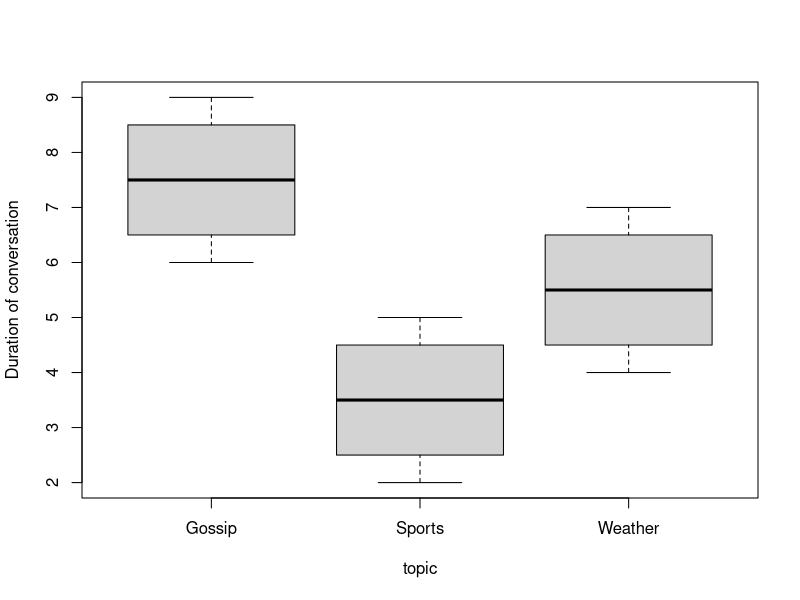

The R source for this figure:
# Assess strenght of association between nominal and numeric variables using --- lm

data.df <- data.frame(
        topic = c(rep(c("Gossip", "Sports", "Weather"), each = 4)),
        duration  = c(6:9, 2:5, 4:7)
)
print(data.df)
boxplot(duration ~ topic, data = data.df, ylab = "Duration of conversation")

#model using lm against each other
model.lm <- lm(duration ~ topic, data = data.df)
summary(model.lm)

# R^2 = coefficient of determination. = 0.6809
# sqrt(R^2) = multiple correlation coefficient

rsq<- summary(model.lm)$r.squared
sqrt(rsq)

#sqrt(R^2) = 0.825137. 
# This represents correlation between the observed durations and predicted durations

print(model.lm$fitted)

#check pearson correlation between fitted and observed

cor.test(data.df$duration, model.lm$fitted)

#note all linear relationships.. 